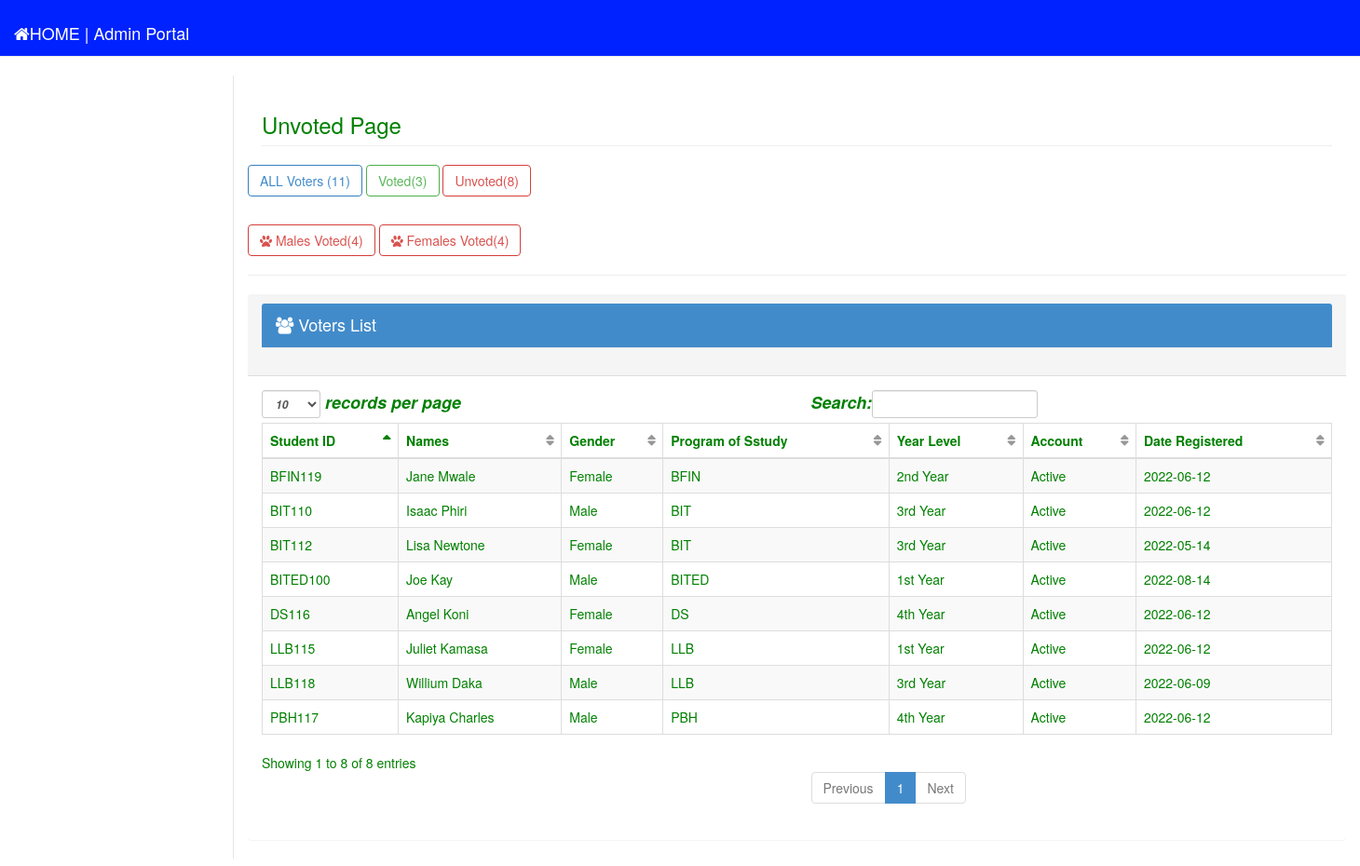
/admin2/unvoted.php (signed in), run on the app's committed database.
### tables this page shows
CREATE TABLE `voters` (
  `voters_id` int(11) NOT NULL,
  `id_number` varchar(12) NOT NULL,
  `firstname` varchar(100) NOT NULL,
  `lastname` varchar(100) NOT NULL,
  `gender` varchar(6) NOT NULL,
  `prog_study` varchar(10) NOT NULL,
  `year_level` varchar(100) NOT NULL,
  `status` varchar(100) NOT NULL,
  `account` varchar(100) NOT NULL DEFAULT 'Inactive',
  `date` date DEFAULT NULL,
  `password` varchar(100) NOT NULL
);

### admin2/unvoted.php (the view, shortened to what this page needs)
<?php include ('head.php');?>
<body>
    <div id="wrapper">
        <?php include ('side_bar.php');?>
        <div id="page-wrapper">
            <div class="row">
                <div class="col-lg-12">
                    <h3 class="page-header">Unvoted Page</h3>
                </div>
				<?php
					$count = $conn->query("SELECT COUNT(*) as total FROM `voters`")->fetch_array();
					$count1 =  $conn->query("SELECT COUNT(*) as total FROM `voters` WHERE `status` = 'Voted'")->fetch_array();
					$count2 = $conn->query("SELECT COUNT(*) as total FROM `voters` WHERE `status` = 'Unvoted'")->fetch_array();
                    $count3 = $conn->query("SELECT COUNT(*) as total FROM `voters` WHERE `gender` = 'Male'  AND `status` =  'Unvoted' ")->fetch_array();
                    $count4 =  $conn->query("SELECT COUNT(*) as total FROM `voters` WHERE `gender` = 'Female' AND `status` =  'Unvoted' ")->fetch_array();
				?>
				<a href="voters.php" class = "btn btn-primary btn-outline">ALL Voters (<?php echo $count['total']?>)</a>
				<a href="voted.php" class = "btn btn-success btn-outline"> Voted(<?php echo $count1['total']?>)</a>
				<a href="unvoted.php" class = "btn btn-danger btn-outline">Unvoted(<?php echo $count2['total']?>) </a><p><br clear = all><p/>
                <a href=" " class = "btn btn-danger btn-outline"><i class = "fa fa-paw"></i> Males Voted(<?php echo $count3['total']?>)</a>
                <a href=" " class = "btn btn-danger btn-outline"><i class = "fa fa-paw"></i> Females Voted(<?php echo $count4['total']?>)</a> &nbsp; &nbsp; &nbsp; &nbsp; &nbsp;
				<br/>
				<hr/>
                    <div class="panel panel-default">
                        <div class="panel-heading">
                            <h4 class="modal-title" id="myModalLabel">
												<div class="panel panel-primary">
													<div class="panel-heading"><i class = "fa fa-users"></i>
														Voters List
													</div>
												</div>
											</h4>
                        </div>
                        <div class="panel-body">
                            <div class="table-responsive">
                                <table class="table table-striped table-bordered table-hover" id="dataTables-example">
                                    <thead>
                                        <tr>
                                           <th>Student ID</th>
                                            <th>Names</th>
                                            <th>Gender</th>
                                            <th>Program of Sstudy</th>
                                            <th>Year Level</th>
                                            <th>Account</th>
                                            <th>Date Registered</th>
                                        </tr>
                                    </thead>
                                    <tbody>
										<?php
											require 'dbcon.php';
											$query = $conn->query("SELECT * FROM voters where status = 'Unvoted' ");
											while($row = $query->fetch_array()){
										?>
										<tr class="odd gradeX">
											    <td><?php echo $row ['id_number'];?></td>
                                                <td><?php echo $row ['firstname']." ". $row ['lastname'];?></td>
                                                <td><?php echo $row ['gender'];?></td>
                                                <td><?php echo $row ['prog_study'];?></td>
                                                <td><?php echo $row ['year_level'];?></td>
                                                <td><?php echo $row ['account'];?></td>
                                                <td><?php echo $row ['date'];?></td>
                                        </tr>
                                       <?php } ?>
                                    </tbody>
                                </table>
                            </div>
                        </div>
                    </div>
            </div>
        </div>
</body>
</html>

### admin2/css/sb-admin-2.css (style rules this page uses)
body { background-color: #f8f8f8; }
#wrapper { width: 100%; }
#page-wrapper { padding: 0 15px; min-height: 568px; background-color: #fff; }
@media (min-width:768px) { #page-wrapper { position: inherit; margin: 0 0 0 250px; padding: 0 30px; border-left: 1px solid #e7e7e7; } }
.btn-outline { color: inherit; background-color: transparent; transition: all .5s; }
.btn-primary.btn-outline { color: #428bca; }
.btn-success.btn-outline { color: #5cb85c; }
.btn-danger.btn-outline { color: #d9534f; }
table.dataTable thead .sorting, table.dataTable thead .sorting_asc, table.dataTable thead .sorting_desc, table.dataTable thead .sorting_asc_disabled, table.dataTable thead .sorting_desc_disabled { background: 0 0; }
table.dataTable thead .sorting_asc:after { content: "\f0de"; float: right; font-family: fontawesome; }
table.dataTable thead .sorting:after { content: "\f0dc"; float: right; font-family: fontawesome; color: rgba(50,50,50,.5); }

### admin2/css/MyStyles.css (style rules this page uses)
body { background-color: white; background-size: 100%; color: green; }
#wrapper { background-color: white; padding-bottom: 20px; }
.panel { border: none; }
a { text-decoration: none; color: black; }

### data on the page
voters: id_number "BFIN119", firstname "Jane", lastname "Mwale", gender "Female", prog_study "BFIN", year_level "2nd Year", account "Active", date "2022-06-12"
voters: id_number "BIT110", firstname "Isaac", lastname "Phiri", gender "Male", prog_study "BIT", year_level "3rd Year", account "Active", date "2022-06-12"
voters: id_number "DS116", firstname "Angel", lastname "Koni", gender "Female", prog_study "DS", year_level "4th Year", account "Active", date "2022-06-12"
voters: id_number "LLB115", firstname "Juliet", lastname "Kamasa", gender "Female", prog_study "LLB", year_level "1st Year", account "Active", date "2022-06-12"
voters: id_number "LLB118", firstname "Willium", lastname "Daka", gender "Male", prog_study "LLB", year_level "3rd Year", account "Active", date "2022-06-09"
voters: id_number "PBH117", firstname "Kapiya", lastname "Charles", gender "Male", prog_study "PBH", year_level "4th Year", account "Active", date "2022-06-12"
voters: id_number "BIT112", firstname "Lisa", lastname "Newtone", gender "Female", prog_study "BIT", year_level "3rd Year", account "Active", date "2022-05-14"
voters: id_number "BITED100", firstname "Joe", lastname "Kay", gender "Male", prog_study "BITED", year_level "1st Year", account "Active", date "2022-08-14"

### other printed values
$count['total'] "11"
$count1['total'] "3"
$count2['total'] "8"
$count3['total'] "4"
$count4['total'] "4"
